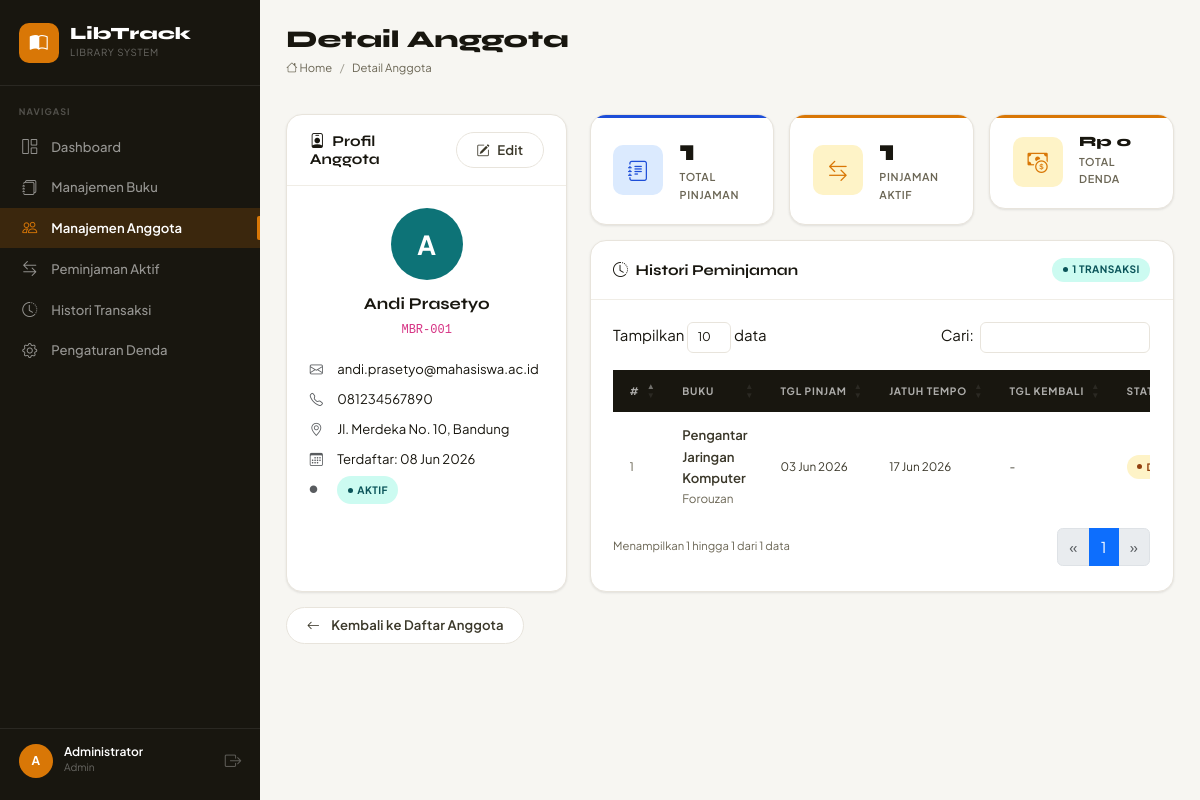
/views/members/detail.php?id=1 (signed in), run on the app's committed database.
### tables this page shows
CREATE TABLE IF NOT EXISTS members (
    id          INT UNSIGNED  NOT NULL AUTO_INCREMENT,
    name        VARCHAR(150)  NOT NULL,
    email       VARCHAR(255)  NOT NULL,
    phone       VARCHAR(20)   DEFAULT NULL,
    address     TEXT          DEFAULT NULL,
    member_code VARCHAR(20)   NOT NULL UNIQUE,
    is_active   TINYINT(1)    NOT NULL DEFAULT 1,
    created_at  TIMESTAMP     NOT NULL DEFAULT CURRENT_TIMESTAMP,
    updated_at  TIMESTAMP     NOT NULL DEFAULT CURRENT_TIMESTAMP ON UPDATE CURRENT_TIMESTAMP,
    PRIMARY KEY (id),
    INDEX idx_is_active (is_active)
);

CREATE TABLE IF NOT EXISTS transactions (
    id          INT UNSIGNED  NOT NULL AUTO_INCREMENT,
    member_id   INT UNSIGNED  NOT NULL,
    book_id     INT UNSIGNED  NOT NULL,
    borrow_date DATE          NOT NULL,
    due_date    DATE          NOT NULL,
    return_date DATE          DEFAULT NULL,
    status      ENUM('Dipinjam','Dikembalikan') NOT NULL DEFAULT 'Dipinjam',
    notes       TEXT          DEFAULT NULL,
    fine_amount DECIMAL(10,2) NOT NULL DEFAULT 0.00,
    created_at  TIMESTAMP     NOT NULL DEFAULT CURRENT_TIMESTAMP,
    updated_at  TIMESTAMP     NOT NULL DEFAULT CURRENT_TIMESTAMP ON UPDATE CURRENT_TIMESTAMP,
    PRIMARY KEY (id),
    FOREIGN KEY (member_id) REFERENCES members(id) ON DELETE RESTRICT ON UPDATE CASCADE,
    FOREIGN KEY (book_id)   REFERENCES books(id)   ON DELETE RESTRICT ON UPDATE CASCADE,
    INDEX idx_status      (status),
    INDEX idx_borrow_date (borrow_date),
    INDEX idx_member_id   (member_id),
    INDEX idx_book_id     (book_id)
);

CREATE TABLE IF NOT EXISTS books (
    id         INT UNSIGNED   NOT NULL AUTO_INCREMENT,
    title      VARCHAR(255)   NOT NULL,
    author     VARCHAR(150)   NOT NULL,
    isbn       VARCHAR(30)    DEFAULT NULL,
    category   VARCHAR(100)   NOT NULL,
    publisher  VARCHAR(150)   DEFAULT NULL,
    year       YEAR           DEFAULT NULL,
    stock      INT UNSIGNED   NOT NULL DEFAULT 1,
    status     ENUM('Tersedia','Dipinjam') NOT NULL DEFAULT 'Tersedia',
    created_at TIMESTAMP      NOT NULL DEFAULT CURRENT_TIMESTAMP,
    updated_at TIMESTAMP      NOT NULL DEFAULT CURRENT_TIMESTAMP ON UPDATE CURRENT_TIMESTAMP,
    PRIMARY KEY (id),
    INDEX idx_status   (status),
    INDEX idx_category (category)
);

### includes/helpers.php (called while the page is built, shortened)
<?php
function e(mixed $value): string
{
    return htmlspecialchars((string)$value, ENT_QUOTES | ENT_HTML5, 'UTF-8');
}
function formatDate(?string $dateStr): string
{
    if (!$dateStr) return '-';
    $months = ['01'=>'Jan','02'=>'Feb','03'=>'Mar','04'=>'Apr','05'=>'Mei','06'=>'Jun',
               '07'=>'Jul','08'=>'Agu','09'=>'Sep','10'=>'Okt','11'=>'Nov','12'=>'Des'];
    $parts = explode('-', substr($dateStr, 0, 10));
    return $parts[2] . ' ' . ($months[$parts[1]] ?? $parts[1]) . ' ' . $parts[0];
}
function formatRupiah(float $amount): string
{
    return 'Rp ' . number_format($amount, 0, ',', '.');
}

### views/members/detail.php (the view, shortened to what this page needs)
<?php
require_once __DIR__ . '/../../includes/helpers.php';
$pdo = getDB();
$id  = (int)($_GET['id'] ?? 0);
$stmt = $pdo->prepare("SELECT * FROM members WHERE id = ?");
$stmt->execute([$id]);
$member = $stmt->fetch();
$statsStmt = $pdo->prepare("
    SELECT
        COUNT(*)                                              AS total_borrows,
        SUM(CASE WHEN status='Dipinjam' THEN 1 ELSE 0 END)   AS active_borrows,
        SUM(fine_amount)                                      AS total_fines
    FROM transactions WHERE member_id = ?
");
$statsStmt->execute([$id]);
$memberStats = $statsStmt->fetch();
$txnStmt = $pdo->prepare("
    SELECT t.id, t.borrow_date, t.due_date, t.return_date, t.status, t.fine_amount, t.notes,
           b.title AS book_title, b.author AS book_author, b.category
    FROM transactions t
    INNER JOIN books b ON b.id = t.book_id
    WHERE t.member_id = ?
    ORDER BY t.borrow_date DESC
");
$txnStmt->execute([$id]);
$transactions = $txnStmt->fetchAll();
?>
<div class="row g-4">
    <div class="col-12 col-lg-4">
        <div class="lt-card h-100">
            <div class="lt-card-header">
                <h2 class="lt-card-title"><i class="bi bi-person-badge me-2"></i>Profil Anggota</h2>
                <a href="/libtrack/views/members/edit.php?id=<?= $member['id'] ?>" class="btn-lt-secondary btn-sm">
                    <i class="bi bi-pencil-square"></i> Edit
                </a>
            </div>
            <div class="lt-card-body">
                <div class="text-center mb-3">
                    <div style="width:72px;height:72px;border-radius:50%;background:var(--teal);color:#fff;
                                display:inline-flex;align-items:center;justify-content:center;
                                font-size:1.75rem;font-weight:700">
                        <?= strtoupper(substr($member['name'], 0, 1)) ?>
                    </div>
                </div>
                <div class="text-center mb-3">
                    <h3 style="font-size:1.1rem;font-weight:700;margin:0"><?= e($member['name']) ?></h3>
                    <code style="background:var(--lt-border);padding:.15rem .5rem;border-radius:4px;font-size:.8rem">
                        <?= e($member['member_code']) ?>
                    </code>
                </div>
                <div style="font-size:.875rem;line-height:2">
                    <div class="d-flex align-items-center gap-2 mb-1">
                        <i class="bi bi-envelope text-muted" style="width:20px"></i>
                        <span><?= $member['email'] ? e($member['email']) : '<span class="lt-text-muted">—</span>' ?></span>
                    </div>
                    <div class="d-flex align-items-center gap-2 mb-1">
                        <i class="bi bi-telephone text-muted" style="width:20px"></i>
                        <span><?= $member['phone'] ? e($member['phone']) : '<span class="lt-text-muted">—</span>' ?></span>
                    </div>
                    <div class="d-flex align-items-center gap-2 mb-1">
                        <i class="bi bi-geo-alt text-muted" style="width:20px"></i>
                        <span><?= $member['address'] ? e($member['address']) : '<span class="lt-text-muted">—</span>' ?></span>
                    </div>
                    <div class="d-flex align-items-center gap-2 mb-1">
                        <i class="bi bi-calendar3 text-muted" style="width:20px"></i>
                        <span>Terdaftar: <?= formatDate($member['created_at']) ?></span>
                    </div>
                    <div class="d-flex align-items-center gap-2">
                        <i class="bi bi-circle-fill text-muted" style="width:20px;font-size:.5rem"></i>
                        <?php if ($member['is_active']): ?>
                        <span class="lt-badge lt-badge--available">Aktif</span>
                        <?php else: ?>
                        <span class="lt-badge lt-badge--overdue">Nonaktif</span>
                        <?php endif; ?>
                    </div>
                </div>
            </div>
        </div>
    </div>
    <div class="col-12 col-lg-8">
        <div class="row g-3 mb-3">
            <div class="col-4">
                <div class="lt-stat lt-stat--blue">
                    <div class="lt-stat-icon"><i class="bi bi-journal-text"></i></div>
                    <div>
                        <div class="lt-stat-number"><?= (int)$memberStats['total_borrows'] ?></div>
                        <div class="lt-stat-label">Total Pinjaman</div>
                    </div>
                </div>
            </div>
            <div class="col-4">
                <div class="lt-stat lt-stat--amber">
                    <div class="lt-stat-icon"><i class="bi bi-arrow-left-right"></i></div>
                    <div>
                        <div class="lt-stat-number"><?= (int)$memberStats['active_borrows'] ?></div>
                        <div class="lt-stat-label">Pinjaman Aktif</div>
                    </div>
                </div>
            </div>
            <div class="col-4">
                <div class="lt-stat lt-stat--red">
                    <div class="lt-stat-icon"><i class="bi bi-cash-coin"></i></div>
                    <div>
                        <div class="lt-stat-number" style="font-size:.95rem"><?= formatRupiah((float)($memberStats['total_fines'] ?? 0)) ?></div>
                        <div class="lt-stat-label">Total Denda</div>
                    </div>
                </div>
            </div>
        </div>
        <div class="lt-card">
            <div class="lt-card-header">
                <h2 class="lt-card-title"><i class="bi bi-clock-history me-2"></i>Histori Peminjaman</h2>
                <span class="lt-badge lt-badge--available"><?= count($transactions) ?> transaksi</span>
            </div>
            <div class="lt-card-body">
                <?php if (empty($transactions)): ?>
                <div class="lt-empty-state">
                    <div class="lt-empty-icon"><i class="bi bi-inbox"></i></div>
                    <p>Belum ada histori peminjaman.</p>
                </div>
                <?php else: ?>
                <div class="table-responsive">
                <table class="lt-table lt-datatable w-100" id="memberHistoryTable">
                    <thead>
                        <tr>
                            <th>#</th>
                            <th>Buku</th>
                            <th>Tgl Pinjam</th>
                            <th>Jatuh Tempo</th>
                            <th>Tgl Kembali</th>
                            <th>Status</th>
                        </tr>
                    </thead>
                    <tbody>
                    <?php foreach ($transactions as $i => $t):
                        $isOverdue = ($t['status'] === 'Dipinjam' && $t['due_date'] < date('Y-m-d'));
                    ?>
                    <tr>
                        <td class="lt-text-muted lt-text-small"><?= $i + 1 ?></td>
                        <td>
                            <div class="lt-fw-medium" style="max-width:200px"><?= e($t['book_title']) ?></div>
                            <div class="lt-text-small lt-text-muted"><?= e($t['book_author']) ?></div>
                        </td>
                        <td class="lt-text-small"><?= formatDate($t['borrow_date']) ?></td>
                        <td class="lt-text-small">
                            <?= formatDate($t['due_date']) ?>
                        </td>
                        <td class="lt-text-small"><?= formatDate($t['return_date']) ?></td>
                        <td>
                            <?php if ($t['status'] === 'Dikembalikan'): ?>
                            <span class="lt-badge lt-badge--returned">Dikembalikan</span>
                            <?php elseif ($isOverdue): ?>
                            <span class="lt-badge lt-badge--overdue">Terlambat</span>
                            <?php else: ?>
                            <span class="lt-badge lt-badge--borrowed">Dipinjam</span>
                            <?php endif; ?>
                        </td>
                    </tr>
                    <?php endforeach; ?>
                    </tbody>
                </table>
                </div>
                <?php endif; ?>
            </div>
        </div>
    </div>
</div>
<div class="mt-3">
    <a href="/libtrack/views/members/index.php" class="btn-lt-secondary">
        <i class="bi bi-arrow-left me-1"></i> Kembali ke Daftar Anggota
    </a>
</div>
<?php
$content = ob_get_clean();
require_once __DIR__ . '/../../includes/header.php';
require_once __DIR__ . '/../../includes/sidebar.php';
echo $content;
require_once __DIR__ . '/../../includes/footer.php';

### assets/css/app.css (style rules this page uses)
:root { --bg: #F7F6F2; --surface: #FFFFFF; --surface-2: #FAFAF7; --border: #E8E4DC; --border-light: #F0EDE6; --ink: #18160F; --ink-2: #3A3729; --ink-3: #6B6655; --ink-4: #A09D92; --amber: #D97706; --amber-l: #FEF3C7; --amber-d: #92400E; --teal: #0D7377; --teal-l: #CCFBF1; --teal-d: #0A5459; --crimson: #BE123C; --crimson-l: #FFE4E6; --crimson-d: #881337; --blue: #1D4ED8; --blue-l: #DBEAFE; --blue-d: #1E3A8A; --violet: #6D28D9; --violet-l: #EDE9FE; --sidebar-w: 260px; --topbar-h: 56px; --r-sm: 6px; --r: 10px; --r-lg: 16px; --r-xl: 24px; --sh-sm: 0 1px 3px rgba(24,22,15,.06), 0 1px 2px rgba(24,22,15,.04); --sh: 0 4px 16px rgba(24,22,15,.08), 0 2px 6px rgba(24,22,15,.04); --sh-lg: 0 12px 40px rgba(24,22,15,.12), 0 4px 12px rgba(24,22,15,.06); --trans: 180ms cubic-bezier(.4,0,.2,1); }
*, *::before, *::after { box-sizing: border-box; }
html { font-size: 15px; }
body { font-family: 'Plus Jakarta Sans', sans-serif; background: var(--bg); color: var(--ink); line-height: 1.65; -webkit-font-smoothing: antialiased; margin: 0; }
h1,h2,h3,h4,h5,h6 { font-family: 'Syne', sans-serif; color: var(--ink); line-height: 1.2; }
a { color: var(--teal); text-decoration: none; transition: color var(--trans); }
.lt-card { background: var(--surface); border: 1px solid var(--border); border-radius: var(--r-lg); box-shadow: var(--sh-sm); overflow: hidden; transition: box-shadow var(--trans); }
.lt-card-header { padding: 1.1rem 1.5rem; border-bottom: 1px solid var(--border-light); display: flex; align-items: center; justify-content: space-between; gap: 1rem; }
.lt-card-title { font-family: 'Syne', sans-serif; font-size: 1rem; font-weight: 700; margin: 0; color: var(--ink); }
.lt-card-body { padding: 1.5rem; }
.lt-stat { background: var(--surface); border: 1px solid var(--border); border-radius: var(--r-lg); padding: 1.35rem 1.5rem; display: flex; align-items: center; gap: 1.1rem; box-shadow: var(--sh-sm); transition: all var(--trans); position: relative; overflow: hidden; }
.lt-stat::before { content: ''; position: absolute; top: 0; left: 0; right: 0; height: 3px; background: var(--_accent, var(--amber)); border-radius: 0 0 var(--r-sm) var(--r-sm); }
.lt-stat-icon { width: 50px; height: 50px; border-radius: var(--r); background: var(--_icon-bg, var(--amber-l)); color: var(--_accent, var(--amber)); display: flex; align-items: center; justify-content: center; font-size: 1.35rem; flex-shrink: 0; }
.lt-stat-label { font-size: .72rem; color: var(--ink-3); text-transform: uppercase; letter-spacing: .06em; margin-top: .2rem; font-weight: 600; }
.lt-stat--amber { --_accent: var(--amber); --_icon-bg: var(--amber-l); }
.lt-stat--blue { --_accent: var(--blue); --_icon-bg: var(--blue-l); }
.btn-lt-secondary { display: inline-flex; align-items: center; gap: .5rem; padding: .55rem 1.3rem; border-radius: 999px; font-size: .875rem; font-weight: 600; background: var(--surface); color: var(--ink-2); border: 1.5px solid var(--border); cursor: pointer; transition: all var(--trans); text-decoration: none; white-space: nowrap; line-height: 1.4; letter-spacing: .01em; }
.lt-badge { display: inline-flex; align-items: center; gap: .3rem; padding: .25rem .7rem; border-radius: 999px; font-size: .68rem; font-weight: 700; letter-spacing: .04em; text-transform: uppercase; white-space: nowrap; }
.lt-badge::before { content: ''; width: 5px; height: 5px; border-radius: 50%; background: currentColor; flex-shrink: 0; }
.lt-badge--available { background: var(--teal-l); color: var(--teal-d); }
.lt-badge--borrowed { background: var(--amber-l); color: var(--amber-d); }
.lt-stat-number { font-family: 'Syne', sans-serif; font-size: 2rem; font-weight: 800; line-height: 1; color: var(--ink); }
.lt-text-small { font-size: .78rem; }
.lt-text-muted { color: var(--ink-3) !important; }
.lt-fw-medium { font-weight: 600; }
.lt-table { width: 100%; border-collapse: collapse; background: var(--surface); font-size: .875rem; }
.lt-table thead tr { background: var(--ink); }
.lt-table thead th { color: rgba(255,255,255,.65); font-size: .68rem; font-weight: 700; letter-spacing: .08em; text-transform: uppercase; padding: .85rem 1.1rem; border: none; white-space: nowrap; }
.lt-table tbody tr { border-bottom: 1px solid var(--border-light); transition: background var(--trans); }
.lt-table tbody tr:last-child { border-bottom: none; }
.lt-table tbody td { padding: .8rem 1.1rem; color: var(--ink-2); vertical-align: middle; }

### data on the page
members: name "A", name "Andi Prasetyo", member_code "MBR-001", email "andi.prasetyo@mahasiswa.ac.id", phone "081234567890", address "Jl. Merdeka No. 10, Bandung", created_at "08 Jun 2026"
transactions: book.title "Pengantar Jaringan Komputer", book.author "Forouzan", borrow_date "03 Jun 2026", due_date "17 Jun 2026", return_date "-"

### other printed values
$item['label'] "Dashboard"
$item['label'] "Manajemen Buku"
$item['label'] "Manajemen Anggota"
$item['label'] "Peminjaman Aktif"
$item['label'] "Histori Transaksi"
$item['label'] "Pengaturan Denda"
substr($_SESSION['username'] ?? 'A', 0, 1) "A"
$_SESSION['full_name'] "Administrator"
$_SESSION['role'] "Admin"
$pageTitle "Detail Anggota"
$memberStats['total_borrows'] "1"
$memberStats['active_borrows'] "1"
formatRupiah((float)($memberStats['total_fines'] ?? 0)) "Rp 0"
count($transactions) "1"
